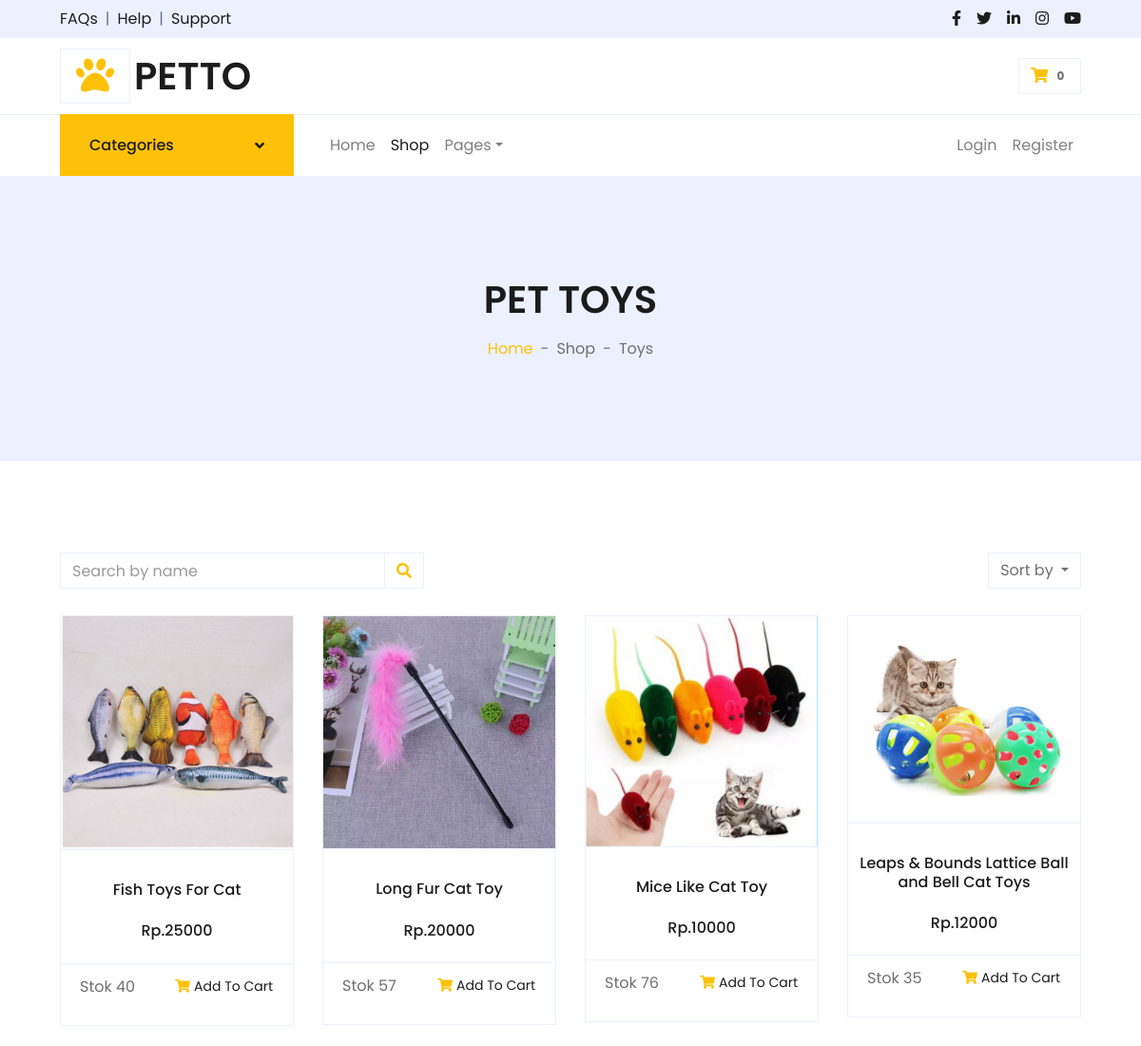
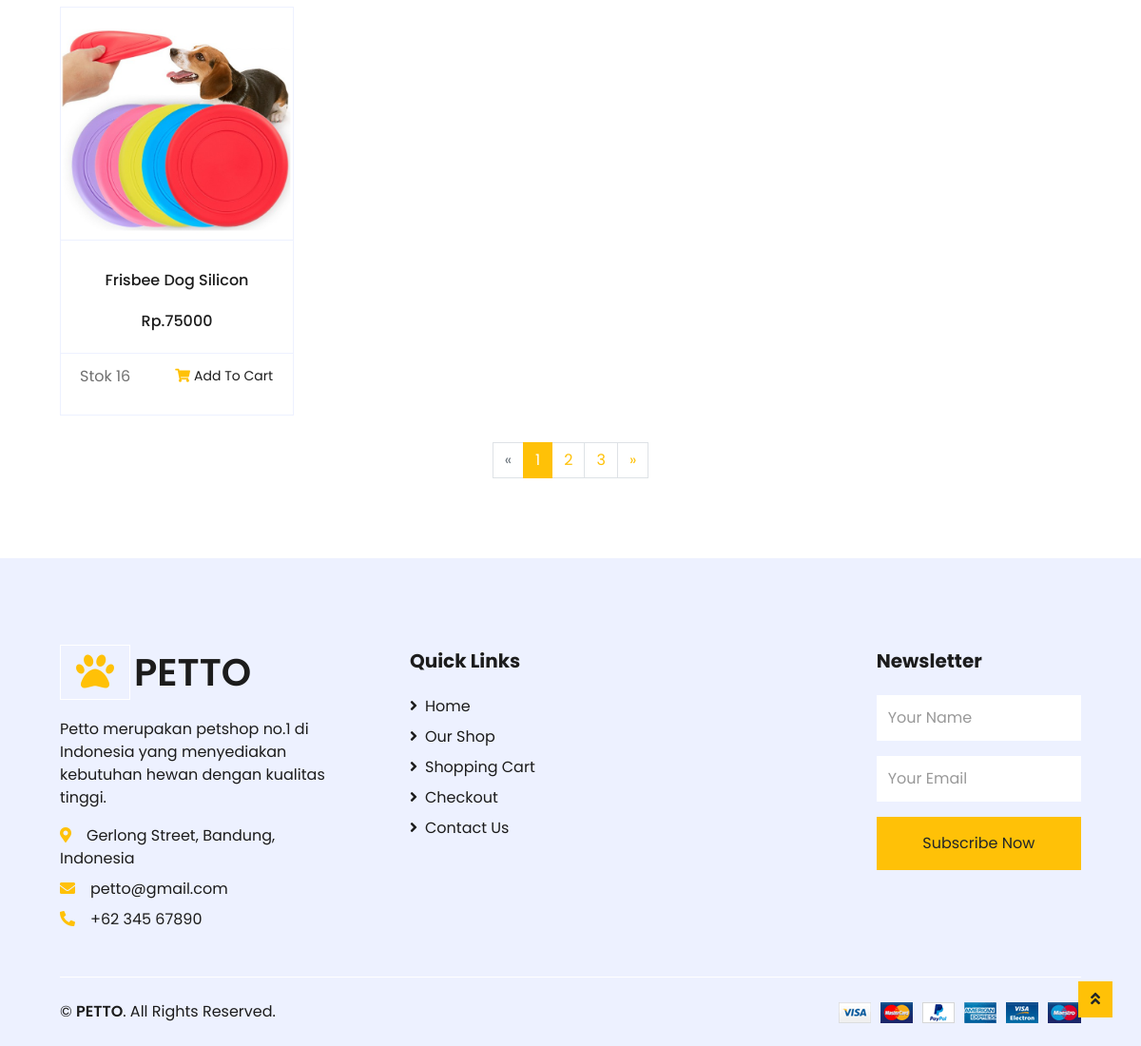
The page /shop-toys.php on the database its author committed (2 pictures, top to bottom).
### tables this page shows
CREATE TABLE `produk` (
  `id` int(11) NOT NULL,
  `foto` varchar(100) NOT NULL,
  `nama` varchar(100) NOT NULL,
  `harga` int(11) NOT NULL,
  `jenis` int(11) NOT NULL,
  `banyak` int(11) NOT NULL
);

### function.php (called while the page is built, shortened)
<?php
$dbhost = 'localhost';
$dbuser = 'root';
$dbpass = '';
$mydb = 'db_petto';
$conn = mysqli_connect($dbhost, $dbuser, $dbpass, $mydb);
function readQueryJenis($jenis)
{
    global $conn;
    $query = "SELECT * FROM produk WHERE jenis=$jenis";
    $result = mysqli_query($conn, $query);
    $records = [];
    while ($record = mysqli_fetch_assoc($result)) {
        $records[] = $record;
    }
    return $records;
}

### shop-toys.php (the view, shortened to what this page needs)
<?php
    include("function.php");
    if(isset($_POST['btn-search3'])){
        if(isset($_POST['search3'])){
            $keyword = "%" . $_POST['search3'] . "%";
            $data = searchProduk('2', $keyword);
        }
    }else{
        $data = readQueryJenis(2);
    }
?>
<!DOCTYPE html>
<html lang="en">
<head>
    <link href="https://cdnjs.cloudflare.com/ajax/libs/font-awesome/5.10.0/css/all.min.css" rel="stylesheet">
    <link href="lib/owlcarousel/assets/owl.carousel.min.css" rel="stylesheet">
    <link href="css/style_shop.css" rel="stylesheet">
    <link href="css/style.css" rel="stylesheet">
</head>
<body>
    <div class="container-fluid">
        <div class="row bg-secondary py-2 px-xl-5">
            <div class="col-lg-6 d-none d-lg-block">
                <div class="d-inline-flex align-items-center">
                    <a class="text-dark" href="">FAQs</a>
                    <span class="text-muted px-2">|</span>
                    <a class="text-dark" href="">Help</a>
                    <span class="text-muted px-2">|</span>
                    <a class="text-dark" href="">Support</a>
                </div>
            </div>
            <div class="col-lg-6 text-center text-lg-right">
                <div class="d-inline-flex align-items-center">
                    <a class="text-dark px-2" href="">
                        <i class="fab fa-facebook-f"></i>
                    </a>
                    <a class="text-dark px-2" href="">
                        <i class="fab fa-twitter"></i>
                    </a>
                    <a class="text-dark px-2" href="">
                        <i class="fab fa-linkedin-in"></i>
                    </a>
                    <a class="text-dark px-2" href="">
                        <i class="fab fa-instagram"></i>
                    </a>
                    <a class="text-dark pl-2" href="">
                        <i class="fab fa-youtube"></i>
                    </a>
                </div>
            </div>
        </div>
        <div class="row align-items-center py-3 px-xl-5">
            <div class="col-lg-3 d-none d-lg-block">
                <a href="index.php" class="text-decoration-none">
                    <h1 class="m-0 display-5 font-weight-semi-bold"><span class="text-warning font-weight-bold border px-3 mr-1"><i class="fa-solid fa-paw"></i></span>PETTO</h1>
                </a>
            </div>
            <div class="col-lg-3 col-6 text-right">
                <a href="cart.php" class="btn border">
                    <i class="fas fa-shopping-cart text-warning"></i>
                    <span class="badge">
                        <?php
                            if(!isset($_SESSION['username']))
                            {
                               echo "0";
                            }
                            else
                            {
                                $id_cus = $_SESSION['id'];
                                $query = "SELECT cart FROM customers WHERE id=$id_cus";
                                $result = mysqli_query($conn, $query);
                                $row = mysqli_fetch_array($result, MYSQLI_ASSOC);
                                echo $row['cart'];
                            }
                        ?>
                    </span>
                </a>
            </div>
        </div>
    </div>
    <div class="container-fluid">
        <div class="row border-top px-xl-5">
            <div class="col-lg-3 d-none d-lg-block">
                <a class="btn shadow-none d-flex align-items-center justify-content-between bg-warning text-white w-100" data-toggle="collapse" href="#navbar-vertical" style="height: 65px; margin-top: -1px; padding: 0 30px;">
                    <h6 class="m-0">Categories</h6>
                    <i class="fa fa-angle-down text-dark"></i>
                </a>
            </div>
            <div class="col-lg-9">
                <nav class="navbar navbar-expand-lg bg-light navbar-light py-3 py-lg-0 px-0">
                    <div class="collapse navbar-collapse justify-content-between" id="navbarCollapse">
                        <div class="navbar-nav mr-auto py-0">
                            <a href="index.php" class="nav-item nav-link">Home</a>
                            <a href="shop.html" class="nav-item nav-link active">Shop</a>
                            <div class="nav-item dropdown">
                                <a href="#" class="nav-link dropdown-toggle" data-toggle="dropdown">Pages</a>
                            </div>
                        </div>
                        <div class="navbar-nav ml-auto py-0">
                            <?php
                                if(!isset($_SESSION['username']))
                                {
                                    echo "<a href='signin_cus.php' class='nav-item nav-link '>Login</a>";
                                    echo "<a href='signup_cus.php' class='nav-item nav-link'>Register</a>";
                                }
                                else
                                {
                                    echo "<span class='nav-item nav-link mr-2'>Selamat datang, <strong>" . $_SESSION['nama'] . "</strong></span>";
                                    echo "<a href='logout_cus.php' class='nav-item nav-link btn btn-warning'>Logout</a>";
                                }
                            ?>
                        </div>
                    </div>
                </nav>
            </div>
        </div>
    </div>
    <div class="container-fluid bg-secondary mb-5">
        <div class="d-flex flex-column align-items-center justify-content-center" style="min-height: 300px">
            <h1 class="font-weight-semi-bold text-uppercase mb-3">Pet Toys</h1>
            <div class="d-inline-flex">
                <p class="m-0"><a href="index.php">Home</a></p>
                <p class="m-0 px-2">-</p>
                <p class="m-0">Shop</p>
                <p class="m-0 px-2">-</p>
                <p class="m-0">Toys</p>
            </div>
        </div>
    </div>
    <div class="container-fluid pt-5">
        <div class="row px-xl-5">
            <div class="col-lg-12 col-md-12">
                <div class="row pb-3">
                    <div class="col-12 pb-1">
                        <div class="d-flex align-items-center justify-content-between mb-4">
                           <form action="" method="POST">
                                <div class="input-group">
                                    <input type="text" name="search3" class="form-control" placeholder="Search by name">
                                    <div class="input-group-append">
                                        <button name="btn-search3" class="input-group-text bg-transparent text-warning" type="submit">
                                            <i class="fa fa-search"></i>
                                        </button>
                                    </div>
                                </div>
                            </form>
                            <div class="dropdown ml-4">
                                <button class="btn border dropdown-toggle" type="button" id="triggerId" data-toggle="dropdown" aria-haspopup="true"
                                        aria-expanded="false">
                                            Sort by
                                        </button>
                            </div>
                        </div>
                    </div>
                    <?php foreach ($data as $datas) :
                    if($datas['banyak'] > 0)
                    { ?>
                    <div class="col-lg-3 col-md-6 col-sm-12 pb-1">
                        <div class="card product-item border-0 mb-4">
                            <div class="card-header product-img position-relative overflow-hidden bg-transparent border p-0">
                                <img class="img-fluid w-100" src="foto/<?= $datas['foto']; ?>" alt="">
                            </div>
                            <div class="card-body border-left border-right text-center p-0 pt-4 pb-3">
                                <h6 class="mb-3 p-2"><?= $datas['nama'] ?></h6>
                                <div class="d-flex justify-content-center">
                                    <h6>Rp.<?= $datas['harga'] ?></h6>
                                </div>
                            </div>
                            <div class="card-footer d-flex justify-content-between bg-light border">
                                <p>Stok <?= $datas['banyak'] ?></p>
                                <a href="addToCart.php?id_produk=<?= $datas['id'] ?>&url=shop-toys&harga_produk=<?= $datas['harga'] ?>" class="btn btn-sm text-dark p-0"><i class="fas fa-shopping-cart text-warning mr-1"></i>Add To Cart</a>
                            </div>
                        </div>
                    </div>
                    <?php } endforeach; ?>
                    <div class="col-12 pb-1">
                        <nav aria-label="Page navigation">
                          <ul class="pagination justify-content-center mb-3">
                            <li class="page-item disabled">
                              <a class="page-link" href="#" aria-label="Previous">
                                <span aria-hidden="true">&laquo;</span>
                              </a>
                            </li>
                            <li class="page-item active"><a class="page-link" href="#">1</a></li>
                            <li class="page-item"><a class="page-link" href="#">2</a></li>
                            <li class="page-item"><a class="page-link" href="#">3</a></li>
                            <li class="page-item">
                              <a class="page-link" href="#" aria-label="Next">
                                <span aria-hidden="true">&raquo;</span>
                              </a>
                            </li>
                          </ul>
                        </nav>
                    </div>
                </div>
            </div>
        </div>
    </div>
    <div class="container-fluid bg-secondary text-dark mt-5 pt-5">
        <div class="row px-xl-5 pt-5">
            <div class="col-lg-4 col-md-12 mb-5 pr-3 pr-xl-5">
                <a href="index.php" class="text-decoration-none">
                    <h1 class="mb-4 display-5 font-weight-semi-bold"><span class="text-warning font-weight-bold border border-white px-3 mr-1"><i class="fa-solid fa-paw"></i></span>PETTO</h1>
                </a>
                <p>Petto merupakan petshop no.1 di Indonesia yang menyediakan kebutuhan hewan dengan kualitas tinggi.</p>
                <p class="mb-2"><i class="fa fa-map-marker-alt text-warning mr-3"></i>Gerlong Street, Bandung, Indonesia</p>
                <p class="mb-2"><i class="fa fa-envelope text-warning mr-3"></i>petto@gmail.com</p>
                <p class="mb-0"><i class="fa fa-phone-alt text-warning mr-3"></i>+62 345 67890</p>
            </div>
            <div class="col-lg-8 col-md-12">
                <div class="row">
                    <div class="col-md-4 mb-5">
                        <h5 class="font-weight-bold text-dark mb-4">Quick Links</h5>
                        <div class="d-flex flex-column justify-content-start">
                            <a class="text-dark mb-2" href="index.php"><i class="fa fa-angle-right mr-2"></i>Home</a>
                            <a class="text-dark mb-2" href="shop.php"><i class="fa fa-angle-right mr-2"></i>Our Shop</a>
                            <a class="text-dark mb-2" href="cart.php"><i class="fa fa-angle-right mr-2"></i>Shopping Cart</a>
                            <a class="text-dark mb-2" href="checkout.php"><i class="fa fa-angle-right mr-2"></i>Checkout</a>
                            <a class="text-dark" href="contact.php"><i class="fa fa-angle-right mr-2"></i>Contact Us</a>
                        </div>
                    </div>
                    <div class="col-md-4 mb-5">
                    </div>
                    <div class="col-md-4 mb-5">
                        <h5 class="font-weight-bold text-dark mb-4">Newsletter</h5>
                        <form action="">
                            <div class="form-group">
                                <input type="text" class="form-control border-0 py-4" placeholder="Your Name" required="required" />
                            </div>
                            <div class="form-group">
                                <input type="email" class="form-control border-0 py-4" placeholder="Your Email"
                                    required="required" />
                            </div>
                            <div>
                                <button class="btn btn-warning btn-block border-0 py-3" type="submit">Subscribe Now</button>
                            </div>
                        </form>
                    </div>
                </div>
            </div>
        </div>
        <div class="row border-top border-light mx-xl-5 py-4">
            <div class="col-md-6 px-xl-0">
                <p class="mb-md-0 text-center text-md-left text-dark">
                    &copy; <a class="text-dark font-weight-semi-bold" href="index.php">PETTO</a>. All Rights Reserved.
                </p>
            </div>
            <div class="col-md-6 px-xl-0 text-center text-md-right">
                <img class="img-fluid" src="img/payments.png" alt="">
            </div>
        </div>
    </div>
    <a href="#" class="btn btn-warning back-to-top"><i class="fa fa-angle-double-up"></i></a>
</body>
</html>

### css/style_shop.css (style rules this page uses)
.font-weight-semi-bold { font-weight: 600; }
.navbar-light .navbar-nav .nav-link { padding: 20px 10px; color: #1C1C1C; outline: none; }
.navbar-light .navbar-nav .nav-link:hover, .navbar-light .navbar-nav .nav-link.active { color: #ffc107; }
.cat-item .cat-img img, .product-item .product-img img { transition: .5s; }
.back-to-top { position: fixed; display: none; right: 30px; bottom: 30px; z-index: 11; animation: action 1s infinite alternate; }

### rows shown on the page
produk: foto (picture), nama "Fish Toys For Cat", harga "25000", banyak "40"
produk: foto (picture), nama "Long Fur Cat Toy", harga "20000", banyak "57"
produk: foto (picture), nama "Mice Like Cat Toy", harga "10000", banyak "76"
produk: foto (picture), nama "Leaps & Bounds Lattice Ball and Bell Cat Toys", harga "12000", banyak "35"
produk: foto (picture), nama "Frisbee Dog Silicon", harga "75000", banyak "16"
